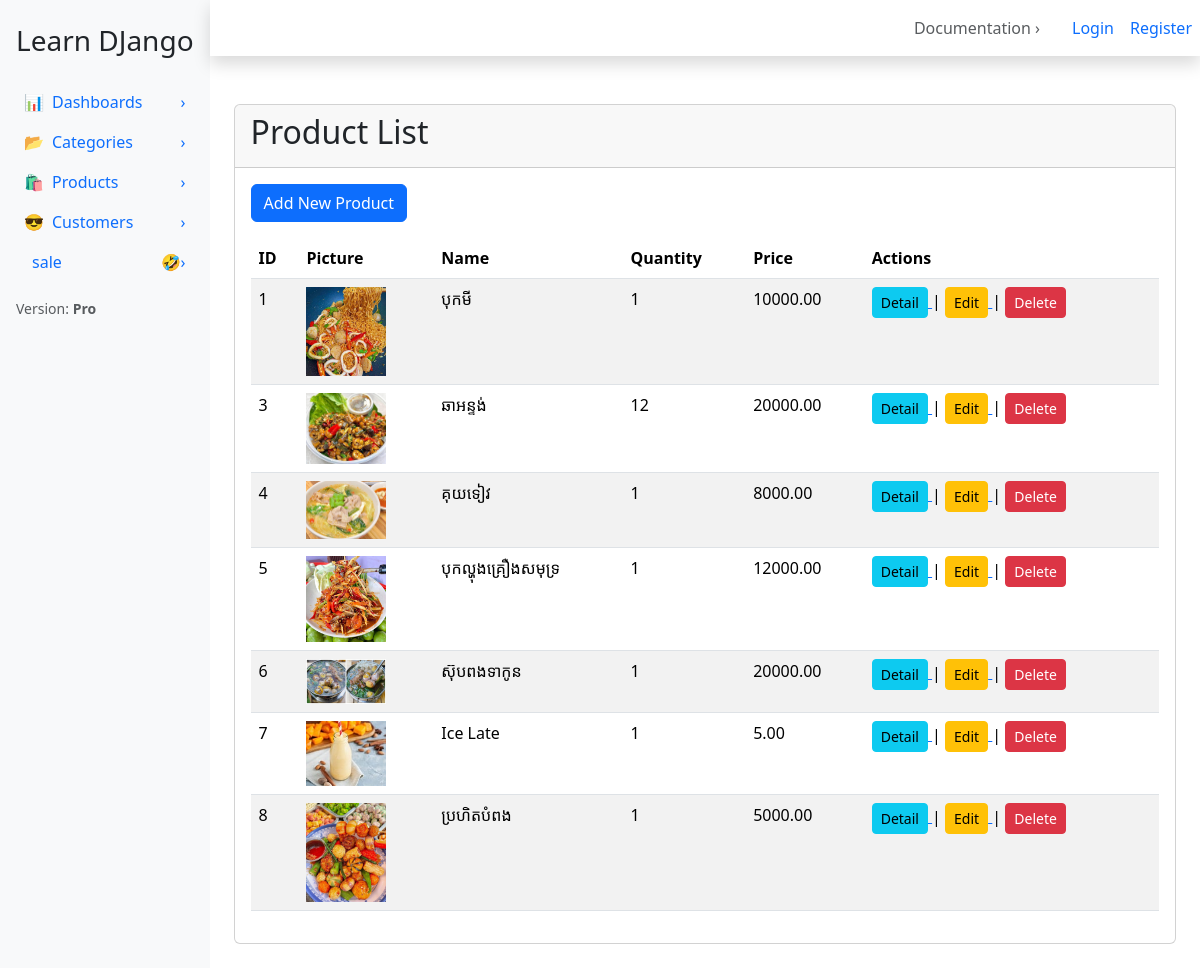
The page /product/ on the database as committed earlier.
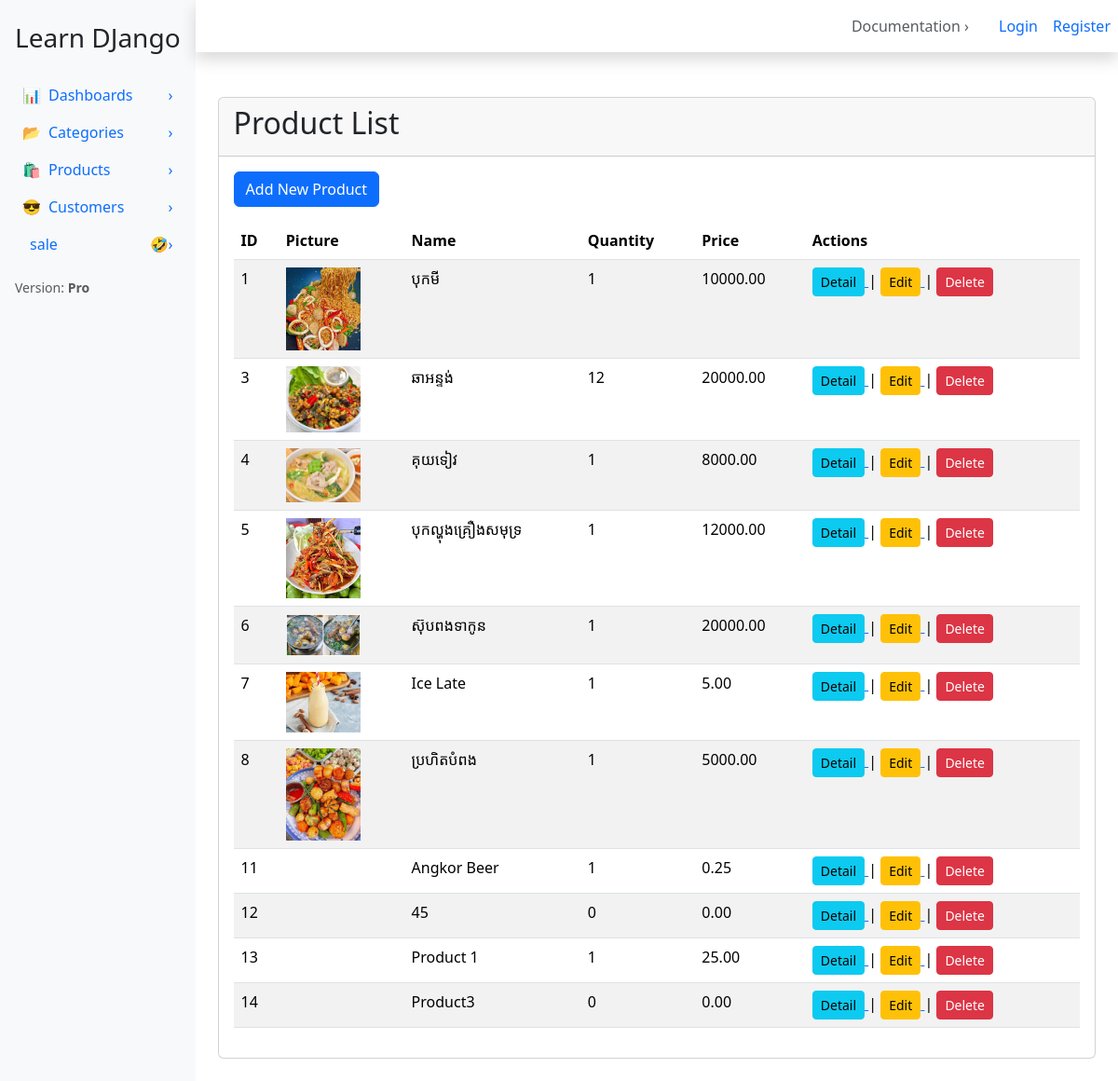
The same page on the database as committed later.
### apps/product/models.py (models this page shows, shortened)
class Product(models.Model):
    name = models.CharField(max_length=200)
    photo = models.ImageField(upload_to='products_photo/', blank=True, null=True)
    quantity = models.PositiveIntegerField(default=0)
    price = models.DecimalField(max_digits=10, decimal_places=2, default=0)
    category = models.ForeignKey(
        Category,
        on_delete=models.CASCADE,
        related_name='products',
        blank=True,
        null=True
    )

### apps/product/views.py (the view)
# urls.py: path('', ProductListView.as_view(), name='product_list'),
class ProductListView(ListView):
    model = Product
    template_name = 'product/list_product.html'
    context_object_name = 'products'

### apps/product/templates/product/list_product.html
{% extends 'base.html' %}
{% block content %}
<div class="card">
    <div class="card-header">
        <h2>Product List</h2>
    </div>
    <div class="card-body">
        <a href="{% url 'product:product_add' %}" class="btn btn-primary mb-3">
            Add New Product
        </a>
        <div class="table-responsive">
            <table class="table table-striped">
                <thead>
                    <tr>
                        <th>ID</th>
                        <th>Picture</th>
                        <th>Name</th>
                        <th>Quantity</th>
                        <th>Price</th>
                        <th>Actions</th>
                    </tr>
                </thead>
                <tbody>
                    {% for product in products %}
                        <tr>
                            <td>{{ product.id }}</td>
                            <td>
                                {% if product.photo %}
                                    <img src="{{ product.photo.url }}" width="80">
                                {% endif %}
                            </td>
                            <td>{{ product.name }}</td>
                            <td>{{ product.quantity }}</td>
                            <td>{{ product.price }}</td>
                            <td>
                                <a href="{% url 'product:product_detail' product.id %}">
                                    <button class="btn btn-sm btn-info">Detail</button>
                                </a> |
                                <a href="{% url 'product:product_edit' product.id %}">
                                    <button class="btn btn-sm btn-warning">Edit</button>
                                </a> |
                                <a href="{% url 'product:product_delete' product.id %}"><button class="btn btn-sm btn-danger">Delete</button></a>
                            </td>
                        </tr>
                    {% empty %}
                        <tr>
                            <td colspan="6" class="text-center">
                                No products found
                            </td>
                        </tr>
                    {% endfor %}
                </tbody>
            </table>
        </div>
    </div>
</div>
{% endblock %}

### templates/base.html (shortened to what this page needs)
<!DOCTYPE html>
<html lang="en">
<head>
    {% load bootstrap5 %}
    {% bootstrap_css %}
</head>
<body>
    <div class="d-flex" id="wrapper">
        {% include 'includes/sitebar.html' %}
        <div id="page-content-wrapper" class="flex-grow-1">
            {% include 'includes/navbar.html' %}
            <main class="container-fluid p-4">
                {% block content %}
                {% endblock %}
            </main>
        </div>
    </div>
</body>
</html>

### templates/includes/sitebar.html (shortened to what this page needs)
{% load static %}
<nav id="sidebar" class="bg-light border-right">
	<div class="sidebar-header px-3 py-4">
		<h3 class="mb-0">Learn DJango</h3>
	</div>
	<ul class="nav flex-column px-2">
		<li class="nav-item">
			<a class="nav-link d-flex align-items-center" href="{% url 'dashboard:dashboard' %}">
				<span class="me-2">📊</span>
				Dashboards
				<span class="ms-auto">›</span>
			</a>
		</li>
		<li class="nav-item">
			<a class="nav-link d-flex align-items-center" href="{% url 'category:category_list' %}">
				<span class="me-2">📂</span>
				Categories
				<span class="ms-auto">›</span>
			</a>
		</li>
		<li class="nav-item">
			<a class="nav-link d-flex align-items-center" href="{% url 'list_product:product_list' %}">
				<span class="me-2">🛍️</span>
				Products
				<span class="ms-auto">›</span>
			</a>
		</li>
		<li class="nav-item">
			<a class="nav-link d-flex align-items-center" href="{% url 'customer:customer_list' %}">
				<span class="me-2">😎</span>
				Customers
				<span class="ms-auto">›</span>
			</a>
		</li>
		<li class="nav-item">
			<a class="nav-link d-flex align-items-center" href="{% url 'list_sale:sale_list' %}">
				sale
				<span class="ms-auto">🤣›</span>
			</a>
		</li>
	</ul>
	<div class="sidebar-footer px-3 py-3 mt-auto small text-muted">
		<div>Version: <strong>Pro</strong></div>
	</div>
</nav>

### templates/includes/navbar.html (shortened to what this page needs)
{% load static %}
<nav class="navbar navbar-expand navbar-light bg-white topbar mb-4 shadow">
    <ul class="navbar-nav ms-auto align-items-center ">
        <li class="nav-item d-none d-sm-block me-3">
            <a class="nav-link text-muted" href="#">Documentation ›</a>
        </li>
        {% if user.is_authenticated %}
            <li class="nav-item d-none d-sm-block me-3">
                <span class="nav-link text-dark fw-bold">
                    {{ user.username }}
                </span>
            </li>
            <li class="nav-item">
                <form action="{% url 'authen:logout' %}" method="post" class="d-inline">
                    {% csrf_token %}
                    <button type="submit" class="btn btn-link nav-link text-danger" style="text-decoration: none;">
                        Logout
                    </button>
                </form>
            </li>
        {% else %}
            <li class="nav-item">
                <a class="nav-link text-primary" href="{% url 'authen:login' %}">Login</a>
            </li>
            <li class="nav-item">
                <a class="nav-link text-primary" href="{% url 'authen:register' %}">Register</a>
            </li>
        {% endif %}
    </ul>
</nav>

Rows that differ between the two databases and show on the page:
added Product: id "11", name "Angkor Beer", quantity "1", price "0.25"
added Product: id "12", name "45", quantity "0", price "0.00"
added Product: id "13", name "Product 1", quantity "1", price "25.00"
added Product: id "14", name "Product3", quantity "0", price "0.00"
